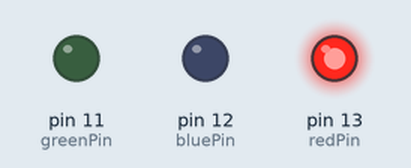
This sketch was run on a simulated Arduino Uno, built with avr-gcc and run on an emulated ATmega328P. Parts: output pins drawn as LEDs (lit = HIGH).

Above: at 0.2 s.
At 1.2 s:
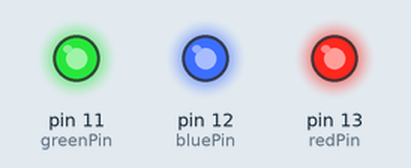
At 2.7 s:
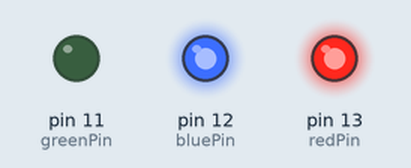
At 3.7 s:
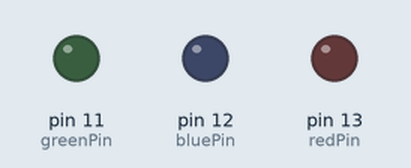
Timing chart, 0 to 4.6 s (numbered marks = the images above):
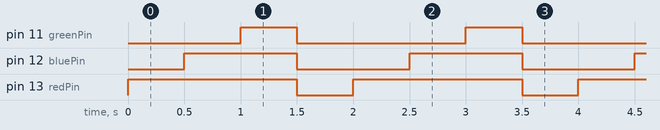

Measured:
- by itself, pin 11 (greenPin): alternates HIGH for 0.50 s and LOW for 1.5 s
- by itself, pin 12 (bluePin): alternates HIGH for 1.0 s and LOW for 1.0 s
- by itself, pin 13 (redPin): alternates HIGH for 1.5 s and LOW for 0.50 s

The sketch:

pin_led.ino
```cpp
int redPin = 13;
int bluePin = 12;
int greenPin = 11;

void setup() {
  // put your setup code here, to run once:
  pinMode(redPin, OUTPUT);
  pinMode(bluePin, OUTPUT);
  pinMode(greenPin, OUTPUT);
}

void loop() {
  // put your main code here, to run repeatedly:
  digitalWrite(redPin, HIGH);
  delay(500);
  digitalWrite(bluePin, HIGH);
  delay(500);
  digitalWrite(greenPin, HIGH);
  delay(500);
  digitalWrite(redPin, LOW);
  digitalWrite(bluePin, LOW);
  digitalWrite(greenPin, LOW);
  delay(500);

  //violet
  // digitalWrite(redPin, HIGH);
  // digitalWrite(bluePin, HIGH);
  // delay(1000);
  // digitalWrite(redPin, LOW);
  // digitalWrite(bluePin, LOW);
  // delay(1000);


}
```
